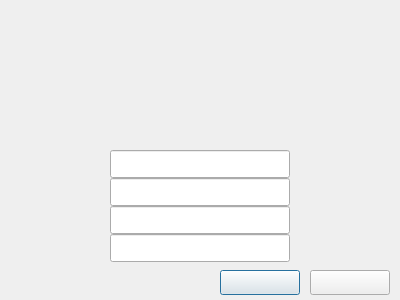
<?xml version="1.0" encoding="UTF-8"?>
<ui version="4.0">
 <class>CModifyPasswdDialog</class>
 <widget class="QDialog" name="CModifyPasswdDialog">
  <property name="geometry">
   <rect>
    <x>0</x>
    <y>0</y>
    <width>400</width>
    <height>300</height>
   </rect>
  </property>
  <property name="windowTitle">
   <string>Dialog</string>
  </property>
  <widget class="QLineEdit" name="CLedUser_Modify">
   <property name="geometry">
    <rect>
     <x>110</x>
     <y>150</y>
     <width>180</width>
     <height>28</height>
    </rect>
   </property>
  </widget>
  <widget class="QLineEdit" name="CLedOldPasswd_Modify">
   <property name="geometry">
    <rect>
     <x>110</x>
     <y>178</y>
     <width>180</width>
     <height>28</height>
    </rect>
   </property>
  </widget>
  <widget class="QLineEdit" name="CLedNewPasswd_Modify">
   <property name="geometry">
    <rect>
     <x>110</x>
     <y>206</y>
     <width>180</width>
     <height>28</height>
    </rect>
   </property>
  </widget>
  <widget class="QPushButton" name="CBtnModify_Modify">
   <property name="geometry">
    <rect>
     <x>220</x>
     <y>270</y>
     <width>80</width>
     <height>25</height>
    </rect>
   </property>
   <property name="text">
    <string/>
   </property>
  </widget>
  <widget class="QPushButton" name="CBtnCancel_Modify">
   <property name="geometry">
    <rect>
     <x>310</x>
     <y>270</y>
     <width>80</width>
     <height>25</height>
    </rect>
   </property>
   <property name="text">
    <string/>
   </property>
  </widget>
  <widget class="QLabel" name="CLblNewPasswdError_Modify">
   <property name="geometry">
    <rect>
     <x>290</x>
     <y>206</y>
     <width>110</width>
     <height>28</height>
    </rect>
   </property>
   <property name="text">
    <string/>
   </property>
  </widget>
  <widget class="QLabel" name="CLblUserError_Modify">
   <property name="geometry">
    <rect>
     <x>290</x>
     <y>150</y>
     <width>110</width>
     <height>28</height>
    </rect>
   </property>
   <property name="text">
    <string/>
   </property>
  </widget>
  <widget class="QLabel" name="CLblOldPasswdError_Modify">
   <property name="geometry">
    <rect>
     <x>290</x>
     <y>178</y>
     <width>110</width>
     <height>28</height>
    </rect>
   </property>
   <property name="text">
    <string/>
   </property>
  </widget>
  <widget class="QLabel" name="CLblBackgroundUp_Modify">
   <property name="geometry">
    <rect>
     <x>0</x>
     <y>0</y>
     <width>400</width>
     <height>140</height>
    </rect>
   </property>
   <property name="text">
    <string/>
   </property>
  </widget>
  <widget class="QLabel" name="CLblBackgroundCenter_Modify">
   <property name="geometry">
    <rect>
     <x>0</x>
     <y>140</y>
     <width>400</width>
     <height>125</height>
    </rect>
   </property>
   <property name="text">
    <string/>
   </property>
  </widget>
  <widget class="QLabel" name="CLblBackgroundDown_Modify">
   <property name="geometry">
    <rect>
     <x>0</x>
     <y>265</y>
     <width>400</width>
     <height>35</height>
    </rect>
   </property>
   <property name="text">
    <string/>
   </property>
  </widget>
  <widget class="QLineEdit" name="CLedNewPasswdAgain_Modify">
   <property name="geometry">
    <rect>
     <x>110</x>
     <y>234</y>
     <width>180</width>
     <height>28</height>
    </rect>
   </property>
  </widget>
  <widget class="QLabel" name="CLblNewPasswdAgainError_Modify">
   <property name="geometry">
    <rect>
     <x>290</x>
     <y>234</y>
     <width>110</width>
     <height>28</height>
    </rect>
   </property>
   <property name="text">
    <string/>
   </property>
  </widget>
  <zorder>CLblBackgroundDown_Modify</zorder>
  <zorder>CLblBackgroundCenter_Modify</zorder>
  <zorder>CLblBackgroundUp_Modify</zorder>
  <zorder>CLedUser_Modify</zorder>
  <zorder>CLedOldPasswd_Modify</zorder>
  <zorder>CLedNewPasswd_Modify</zorder>
  <zorder>CBtnModify_Modify</zorder>
  <zorder>CBtnCancel_Modify</zorder>
  <zorder>CLblNewPasswdError_Modify</zorder>
  <zorder>CLblUserError_Modify</zorder>
  <zorder>CLblOldPasswdError_Modify</zorder>
  <zorder>CLedNewPasswdAgain_Modify</zorder>
  <zorder>CLblNewPasswdAgainError_Modify</zorder>
 </widget>
 <resources/>
 <connections/>
</ui>
